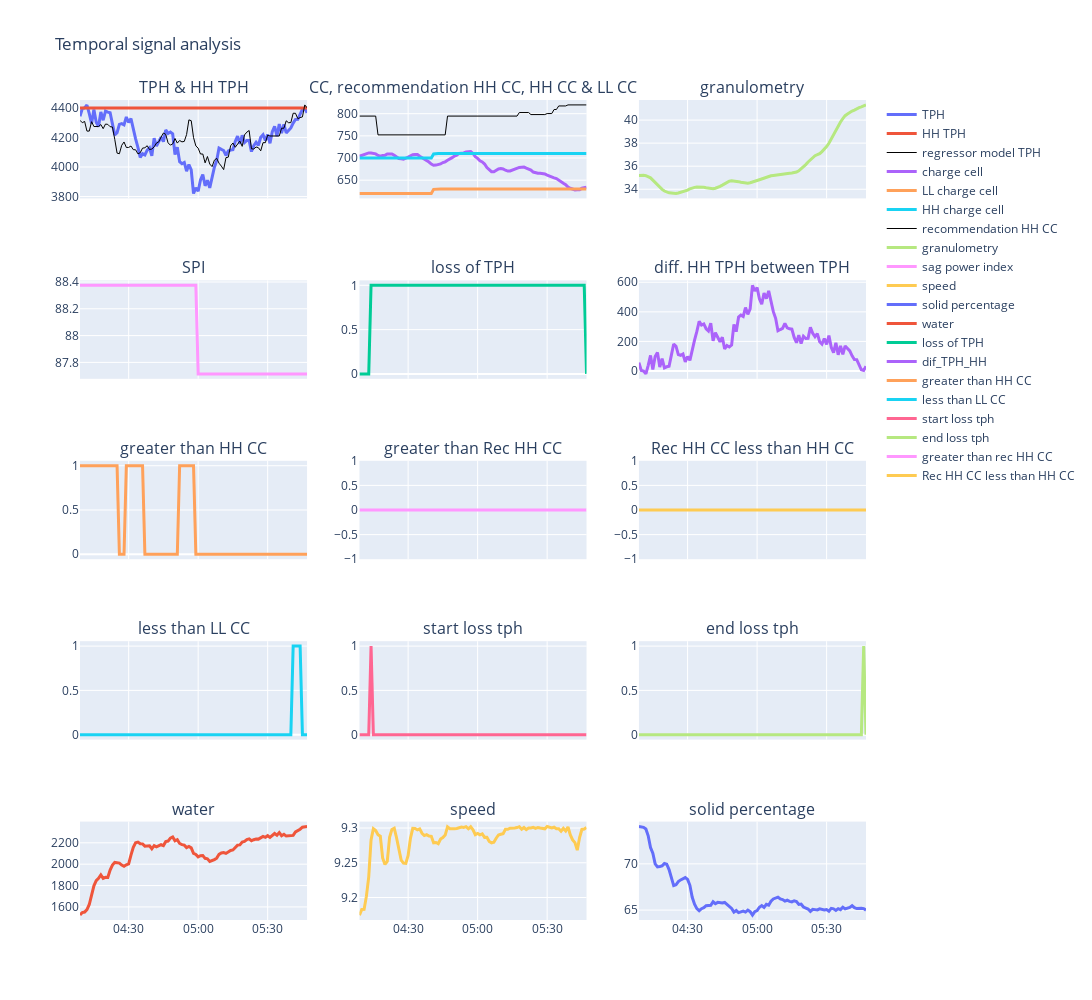

Notebook code cell kept with this figure:
### Code cell
titulos=tuple(["TPH & HH TPH", "CC, recommendation HH CC, HH CC & LL CC","granulometry","SPI","loss of TPH","diff. HH TPH between TPH",
"greater than HH CC","greater than Rec HH CC","Rec HH CC less than HH CC","less than LL CC","start loss tph","end loss tph","water","speed","solid percentage"])
fig = make_subplots(
    rows=5, cols=3,
    subplot_titles=titulos,
    #subplot_titles=tuple("TPH y HH TPH,"),
     shared_xaxes=True,
     #shared_yaxes=True
    )


fig.add_trace(go.Scatter(x=data.index, y=data['TPH'], ##FF6511
                    mode='lines',
                    name="TPH",line=dict(width=3, ),legendgroup = '1'),row=1, col=1)  

fig.add_trace(go.Scatter(x=data.index, y=data['HH TPH'], ##FF6511
                    mode='lines',
                    name="HH TPH",line=dict(width=3, ),legendgroup = '1'),row=1, col=1)  

fig.add_trace(go.Scatter(x=data.index, y=data["TPH predict"], ##FF6511
                    mode='lines',
                    name="regressor model TPH",line=dict(width=1,color="black" ),legendgroup = '1'),row=1, col=1)  

fig.add_trace(go.Scatter(x=data.index, y=data['charge cell'], 
                    mode='lines',
                    name="charge cell",line=dict(width=3, ),legendgroup = '1'),row=1, col=2)  



fig.add_trace(go.Scatter(x=data.index, y=data['LL charge cell'], ##FF6511
                    mode='lines',
                    name="LL charge cell",line=dict(width=3,),legendgroup = '1'),row=1, col=2)  

fig.add_trace(go.Scatter(x=data.index, y=data['HH charge cell'], ##FF6511
                    mode='lines',
                    name="HH charge cell",line=dict(width=3,),legendgroup = '1'),row=1, col=2)  

fig.add_trace(go.Scatter(x=data.index, y=data["recommendation"], ##FF6511
                    mode='lines',
                    name="recommendation HH CC",line=dict(width=1,color="black"),legendgroup = '1'),row=1, col=2)  

fig.add_trace(go.Scatter(x=data.index, y=data['granulometry'], ##FF6511
                    mode='lines',
                    name='granulometry',line=dict(width=3,),legendgroup = '1'),row=1, col=3)  


fig.add_trace(go.Scatter(x=data.index, y=data['sag power index'], ##FF6511
                    mode='lines',
                    name="sag power index",line=dict(width=3, ),legendgroup = '1'),row=2, col=1)  



fig.add_trace(go.Scatter(x=data.index, y=data['speed'], ##FF6511
                    mode='lines',
                    name="speed",line=dict(width=3, ),legendgroup = '1'),row=5, col=2)  

fig.add_trace(go.Scatter(x=data.index, y=data['solid percentage'], ##FF6511
                    mode='lines',
                    name='solid percentage',line=dict(width=3, ),legendgroup = '1'),row=5, col=3)  


for i in range(1,6):
   for j in range(1,4):
        fig.update_xaxes(tickformat="%H:%M",row=i, col=j)


fig.add_trace(go.Scatter(x=data.index, y=data[ 'water'], ##FF6511
                    mode='lines',
                    name= 'water',line=dict(width=3, ),legendgroup = '1'),row=5, col=1)  



fig.add_trace(go.Scatter(x=data.index, y=data[  'loss of TPH'], ##FF6511
                    mode='lines',
                    name=  'loss of TPH',line=dict(width=3, ),legendgroup = '1'),row=2, col=2)  


fig.add_trace(go.Scatter(x=data.index, y=data[ "dif_TPH_HH"], ##FF6511
                    mode='lines',
                    name=  "dif_TPH_HH",line=dict(width=3, ),legendgroup = '1'),row=2, col=3)  


fig.add_trace(go.Scatter(x=data.index, y=data[ 'greater than HH CC'], ##FF6511
                    mode='lines',
                    name=  'greater than HH CC',line=dict(width=3, ),legendgroup = '1'),row=3, col=1)  

fig.add_trace(go.Scatter(x=data.index, y=data[ 'less than LL CC'], ##FF6511
                    mode='lines',
                    name=  'less than LL CC',line=dict(width=3, ),legendgroup = '1'),row=4, col=1)  


fig.add_trace(go.Scatter(x=data.index, y=data[ 'start loss tph'], ##FF6511
                    mode='lines',
                    name=  'start loss tph',line=dict(width=3, ),legendgroup = '1'),row=4, col=2)  

fig.add_trace(go.Scatter(x=data.index, y=data[ 'end loss tph'], ##FF6511
                    mode='lines',
                    name=  'end loss tph',line=dict(width=3, ),legendgroup = '1'),row=4, col=3)  

fig.add_trace(go.Scatter(x=data.index, y=data[ 'greater than Rec HH CC'], ##FF6511
                    mode='lines',
                    name=  'greater than rec HH CC',line=dict(width=3, ),legendgroup = '1'),row=3, col=2)  

fig.add_trace(go.Scatter(x=data.index, y=data[ "Rec HH CC less than HH CC"], ##FF6511
                    mode='lines',
                    name=  "Rec HH CC less than HH CC",line=dict(width=3, ),legendgroup = '1'),row=3, col=3)  
fig.update_layout(height=1000, width=1500, title_text="Temporal signal analysis")
fig.update_layout(hovermode="x unified")
#

fig.show()
